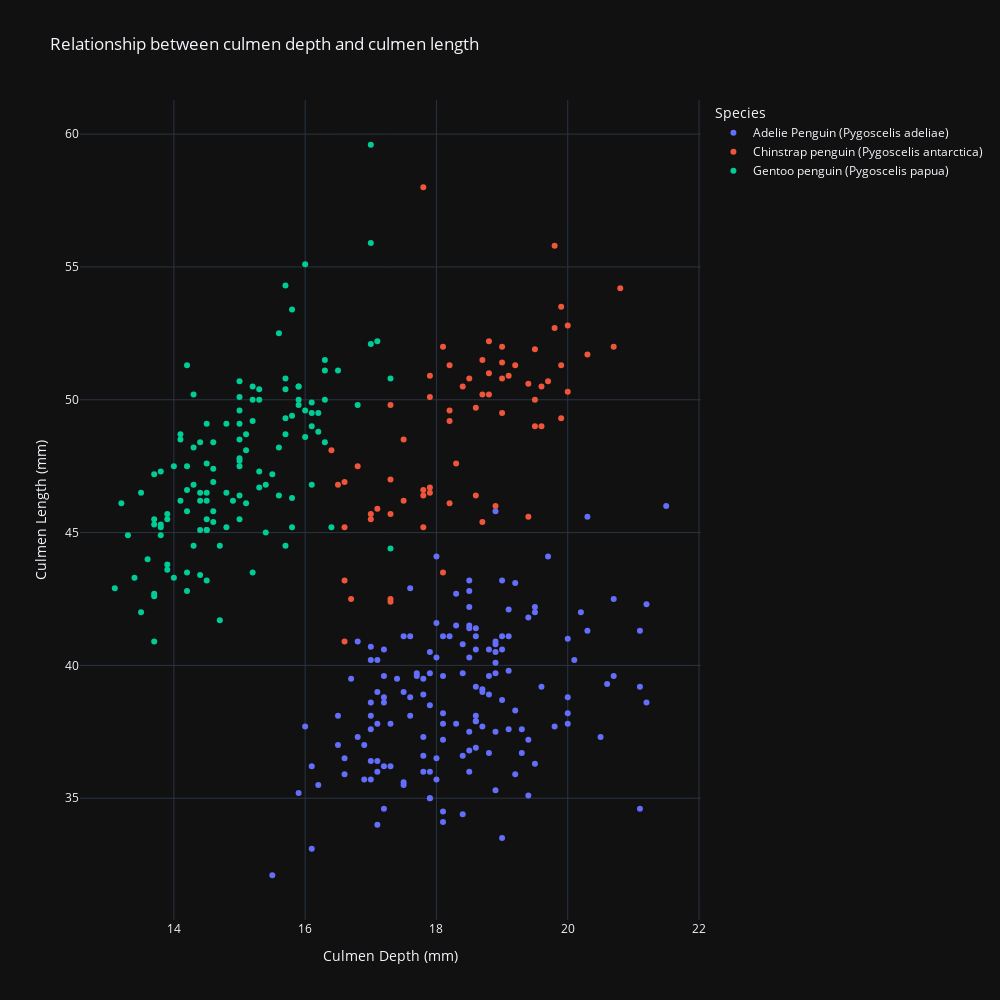

Notebook cell for this chart:
### Markdown cell above
# 2E. Plot culmen_length against culmen_depth

### Code cell
#Plot culmen_length against culmen_depth with species information 
plot_3 = px.scatter(penguin_Iter, x="Culmen Depth (mm)", y="Culmen Length (mm)", color="Species", width = 1000, height = 1000, title = "Relationship between culmen depth and culmen length", template = "plotly_dark", color_continuous_midpoint= 0, color_continuous_scale=px.colors.sequential.Sunset)
plot_3.show()

### Figure 1 — Plotly figure (JSON) as saved in the notebook; plotly's stock layout.template omitted (floating-point values rounded to 4 significant figures; data arrays with more than 128 entries replaced by an {"elided": "..."} marker saying what was removed)
{"data": [{"hovertemplate": "Species=Adelie Penguin (Pygoscelis adeliae)<br>Culmen Depth (mm)=%{x}<br>Culmen Length (mm)=%{y}<extra></extra>", "legendgroup": "Adelie Penguin (Pygoscelis adeliae)", "marker": {"color": "#636efa", "symbol": "circle"}, "mode": "markers", "name": "Adelie Penguin (Pygoscelis adeliae)", "orientation": "v", "showlegend": true, "type": "scatter", "x": {"elided": "152 float values"}, "xaxis": "x", "y": {"elided": "152 float values"}, "yaxis": "y"}, {"hovertemplate": "Species=Chinstrap penguin (Pygoscelis antarctica)<br>Culmen Depth (mm)=%{x}<br>Culmen Length (mm)=%{y}<extra></extra>", "legendgroup": "Chinstrap penguin (Pygoscelis antarctica)", "marker": {"color": "#EF553B", "symbol": "circle"}, "mode": "markers", "name": "Chinstrap penguin (Pygoscelis antarctica)", "orientation": "v", "showlegend": true, "type": "scatter", "x": [17.9, 19.5, 19.2, 18.7, 19.8, 17.8, 18.2, 18.2, 18.9, 19.9, 17.8, 20.3, 17.3, 18.1, 17.1, 19.6, 20, 17.8, 18.6, 18.2, 17.3, 17.5, 16.6, 19.4, 17.9, 19, 18.4, 19, 17.8, 20, 16.6, 20.8, 16.7, 18.8, 18.6, 16.8, 18.3, 20.7, 16.6, 19.9, 19.5, 17.5, 19.1, 17, 17.9, 18.5, 17.9, 19.6, 18.7, 17.3, 16.4, 19, 17.3, 19.7, 17.3, 18.8, 16.6, 19.9, 18.8, 19.4, 19.5, 16.5, 17, 19.8, 18.1, 18.2, 19, 18.7], "xaxis": "x", "y": [46.5, 50, 51.3, 45.4, 52.7, 45.2, 46.1, 51.3, 46, 51.3, 46.6, 51.7, 47, 52, 45.9, 50.5, 50.3, 58, 46.4, 49.2, 42.4, 48.5, 43.2, 50.6, 46.7, 52, 50.5, 49.5, 46.4, 52.8, 40.9, 54.2, 42.5, 51, 49.7, 47.5, 47.6, 52, 46.9, 53.5, 49, 46.2, 50.9, 45.5, 50.9, 50.8, 50.1, 49, 51.5, 49.8, 48.1, 51.4, 45.7, 50.7, 42.5, 52.2, 45.2, 49.3, 50.2, 45.6, 51.9, 46.8, 45.7, 55.8, 43.5, 49.6, 50.8, 50.2], "yaxis": "y"}, {"hovertemplate": "Species=Gentoo penguin (Pygoscelis papua)<br>Culmen Depth (mm)=%{x}<br>Culmen Length (mm)=%{y}<extra></extra>", "legendgroup": "Gentoo penguin (Pygoscelis papua)", "marker": {"color": "#00cc96", "symbol": "circle"}, "mode": "markers", "name": "Gentoo penguin (Pygoscelis papua)", "orientation": "v", "showlegend": true, "type": "scatter", "x": [13.2, 16.3, 14.1, 15.2, 14.5, 13.5, 14.6, 15.3, 13.4, 15.4, 13.7, 16.1, 13.7, 14.6, 14.6, 15.7, 13.5, 15.2, 14.5, 15.1, 14.3, 14.5, 14.5, 15.8, 13.1, 15.1, 14.3, 15, 14.3, 15.3, 15.3, 14.2, 14.5, 17, 14.8, 16.3, 13.7, 17.3, 13.6, 15.7, 13.7, 16, 13.7, 15, 15.9, 13.9, 13.9, 15.9, 13.3, 15.8, 14.2, 14.1, 14.4, 15, 14.4, 15.4, 13.9, 15, 14.5, 15.3, 13.8, 14.9, 13.9, 15.7, 14.2, 16.8, 14.4, 16.2, 14.2, 15, 15, 15.6, 15.6, 14.8, 15, 16, 14.2, 16.3, 13.8, 16.4, 14.5, 15.6, 14.6, 15.9, 13.8, 17.3, 14.4, 14.2, 14, 17, 15, 17.1, 14.5, 16.1, 14.7, 15.7, 15.8, 14.6, 14.4, 16.5, 15, 17, 15.5, 15, 13.8, 16.1, 14.7, 15.8, 14, 15.1, 15.2, 15.9, 15.2, 16.3, 14.1, 16, 15.7, 16.2, 13.7, null, 14.3, 15.7, 14.8, 16.1], "xaxis": "x", "y": [46.1, 50, 48.7, 50, 47.6, 46.5, 45.4, 46.7, 43.3, 46.8, 40.9, 49, 45.5, 48.4, 45.8, 49.3, 42, 49.2, 46.2, 48.7, 50.2, 45.1, 46.5, 46.3, 42.9, 46.1, 44.5, 47.8, 48.2, 50, 47.3, 42.8, 45.1, 59.6, 49.1, 48.4, 42.6, 44.4, 44, 48.7, 42.7, 49.6, 45.3, 49.6, 50.5, 43.6, 45.5, 50.5, 44.9, 45.2, 46.6, 48.5, 45.1, 50.1, 46.5, 45, 43.8, 45.5, 43.2, 50.4, 45.3, 46.2, 45.7, 54.3, 45.8, 49.8, 46.2, 49.5, 43.5, 50.7, 47.7, 46.4, 48.2, 46.5, 46.4, 48.6, 47.5, 51.1, 45.2, 45.2, 49.1, 52.5, 47.4, 50, 44.9, 50.8, 43.4, 51.3, 47.5, 52.1, 47.5, 52.2, 45.5, 49.5, 44.5, 50.8, 49.4, 46.9, 48.4, 51.1, 48.5, 55.9, 47.2, 49.1, 47.3, 46.8, 41.7, 53.4, 43.3, 48.1, 50.5, 49.8, 43.5, 51.5, 46.2, 55.1, 44.5, 48.8, 47.2, null, 46.8, 50.4, 45.2, 49.9], "yaxis": "y"}], "layout": {"height": 1000, "legend": {"title": {"text": "Species"}, "tracegroupgap": 0}, "title": {"text": "Relationship between culmen depth and culmen length"}, "width": 1000, "xaxis": {"anchor": "y", "domain": [0, 1], "title": {"text": "Culmen Depth (mm)"}}, "yaxis": {"anchor": "x", "domain": [0, 1], "title": {"text": "Culmen Length (mm)"}}}}
